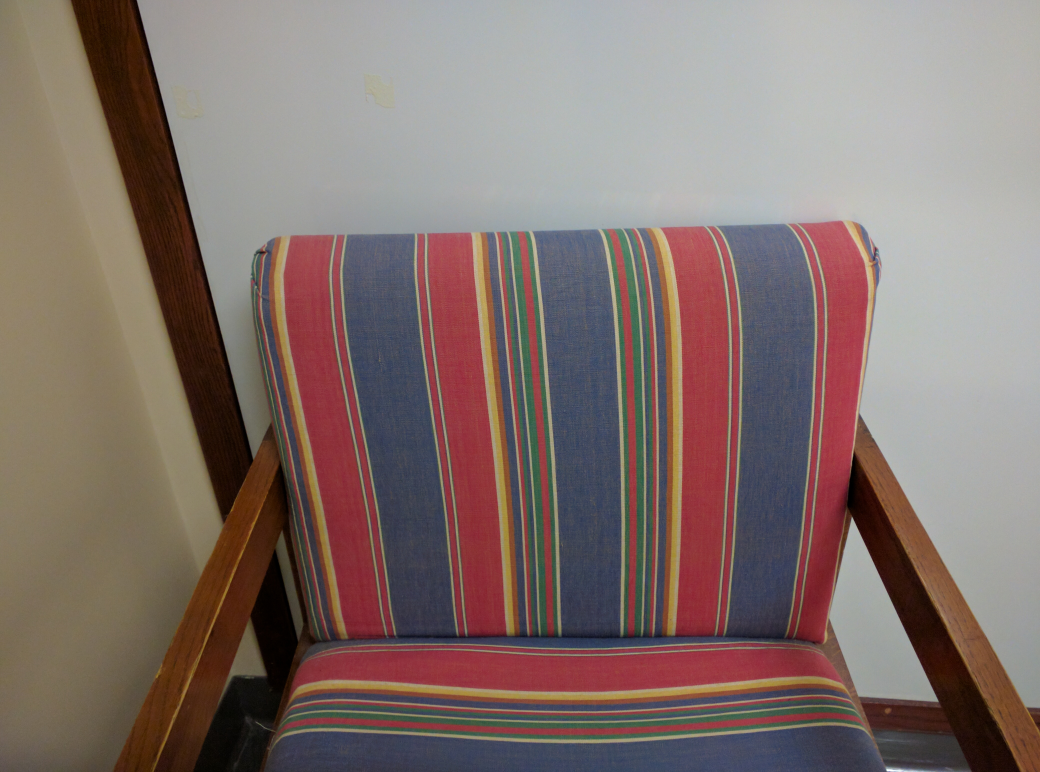
#> input picture img_processing_data/chair.jpg, 4160 x 3088 px (shown at 1/4 size)
$ jupyter execute --allow-errors img_processing_image_as_numpy_array.ipynb
#> lines starting #> are read from the running program, lines starting #| are printed output that depends on the picture
[cell 1]
import skimage.io
import numpy as np
import matplotlib.pyplot as plt
import skimage.transform
import skimage.color
import skimage.draw

[cell 2]
# take a close look at the data format of image files
relative_file_path = 'img_processing_data/chair.jpg'

[cell 3]
# read the file
chair = skimage.io.imread(fname=relative_file_path)
#> chair is the input picture: shape (3088, 4160, 3); mean R, G, B 130.6, 113.4, 108.5

[cell 4]
chair.shape # 3088 rows, 4160 columns, each data point is a triplet (3)
#> Out = (3088, 4160, 3)

[cell 5]
chair[0,0,:] # RGB color of pixel (0,0)
#> Out = [127, 122, 100]

[cell 6]
# get red channel of pixel (0,0)
chair[0,0,0]
#> Out = 127

[cell 7]
# get green channel of pixel (0,0)
chair[0,0,1]
#> Out = 122

[cell 8]
chair[0,0,[0,1]]# get red and green
#> Out = [127, 122]

[cell 9]
chair[0,0,:]# get all channels
#> Out = [127, 122, 100]

[cell 10]
plt.imshow(chair)

#> (a cell that did not finish here is left out)

#> (a cell that did not finish here is left out)

#> (a cell that did not finish here is left out)

#> (a cell that did not finish here is left out)

[cell 15]
# make a new shape
new_shape = (chair.shape[0]/2, chair.shape[1]/2, chair.shape[2])
#> new_shape = (1544, 2080, 3)
small_chair = skimage.transform.resize(chair, new_shape)

[cell 16]
plt.imshow(small_chair)

[cell 17]
small_chair.shape
#> Out = (1544, 2080, 3)

[cell 18]
# load the maize seeding picture
maize = skimage.io.imread(fname='img_processing_data/maize-roots.tif')
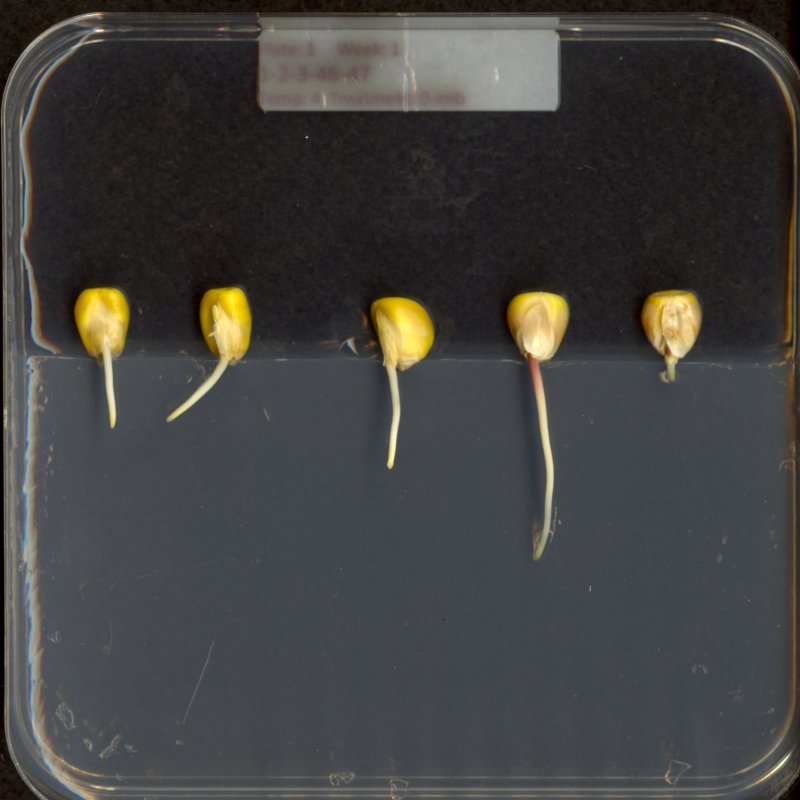
#> input picture img_processing_data/maize-roots.tif, 800 x 800 px
#> maize is the input picture: shape (800, 800, 3); mean R, G, B 66.1, 65.7, 64.6
plt.imshow(maize)

[cell 19]
# explain why mask[rr,cc] works
mask = np.ones(shape=maize.shape[0:2], dtype='bool')
# draw a rectangular black area in this blank mask
rr,cc = skimage.draw.rectangle(start = (357,44), end = (740, 720))
# this is a case of advanced indexing for numpy arrays. Advanced indexing is triggered when the selection object, obj,
# is a non-tuple sequence object, an ndarray (of data type integer or bool),
# or a tuple with at least one sequence object or ndarray (of data type integer or bool).

[cell 20]
rr.shape # rr's shape

[cell 21]
cc.shape # cc's shape

[cell 22]
type(rr)

[cell 23]
type(cc)

[cell 24]
# rr and cc are both numpy arrays. They will trigger advanced indexing.
# rr are row indices, and cc are column indices
# see a simpler example
x = np.array([[1, 2], [3, 4], [5, 6]])
x[[0, 1, 2], [0, 1, 0]] # [0,1,2] are row indices and [0,1,0] are column indices

[cell 25]
# we are selecting x[0,0], x[1,1], and x[2,0]
x[0,0]

[cell 26]
x[1,1]

[cell 27]
x[2,0]

[cell 28]
mask[rr,cc] = False
maize[mask] = 0
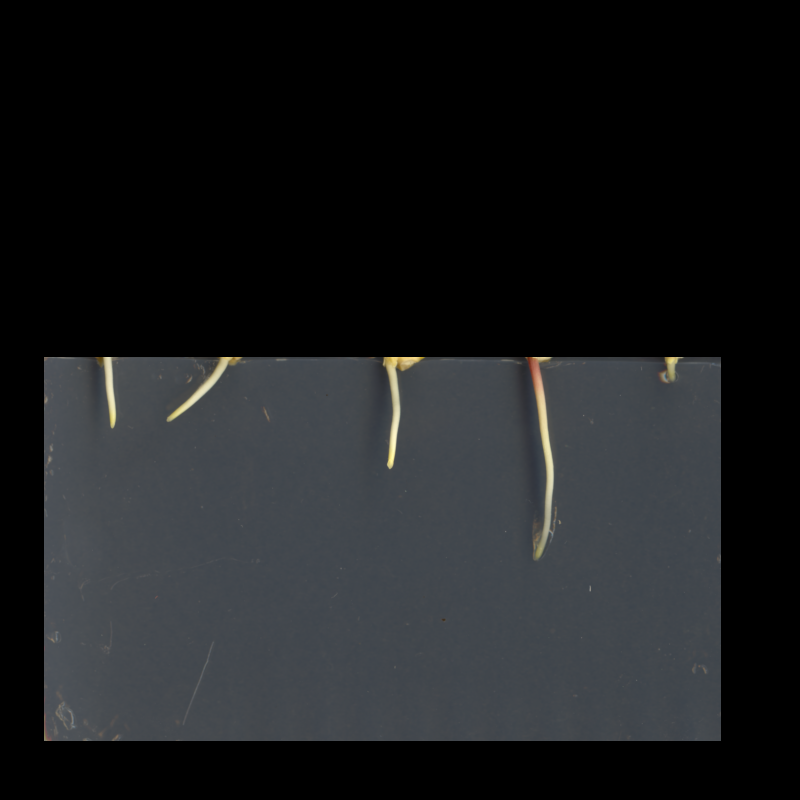
#> maize: shape (800, 800, 3); mean R, G, B 28.4, 30.2, 31.9

[cell 29]
maize[mask].shape
#> Out = (380032, 3)

[cell 30]
maize.shape
#> Out = (800, 800, 3)
